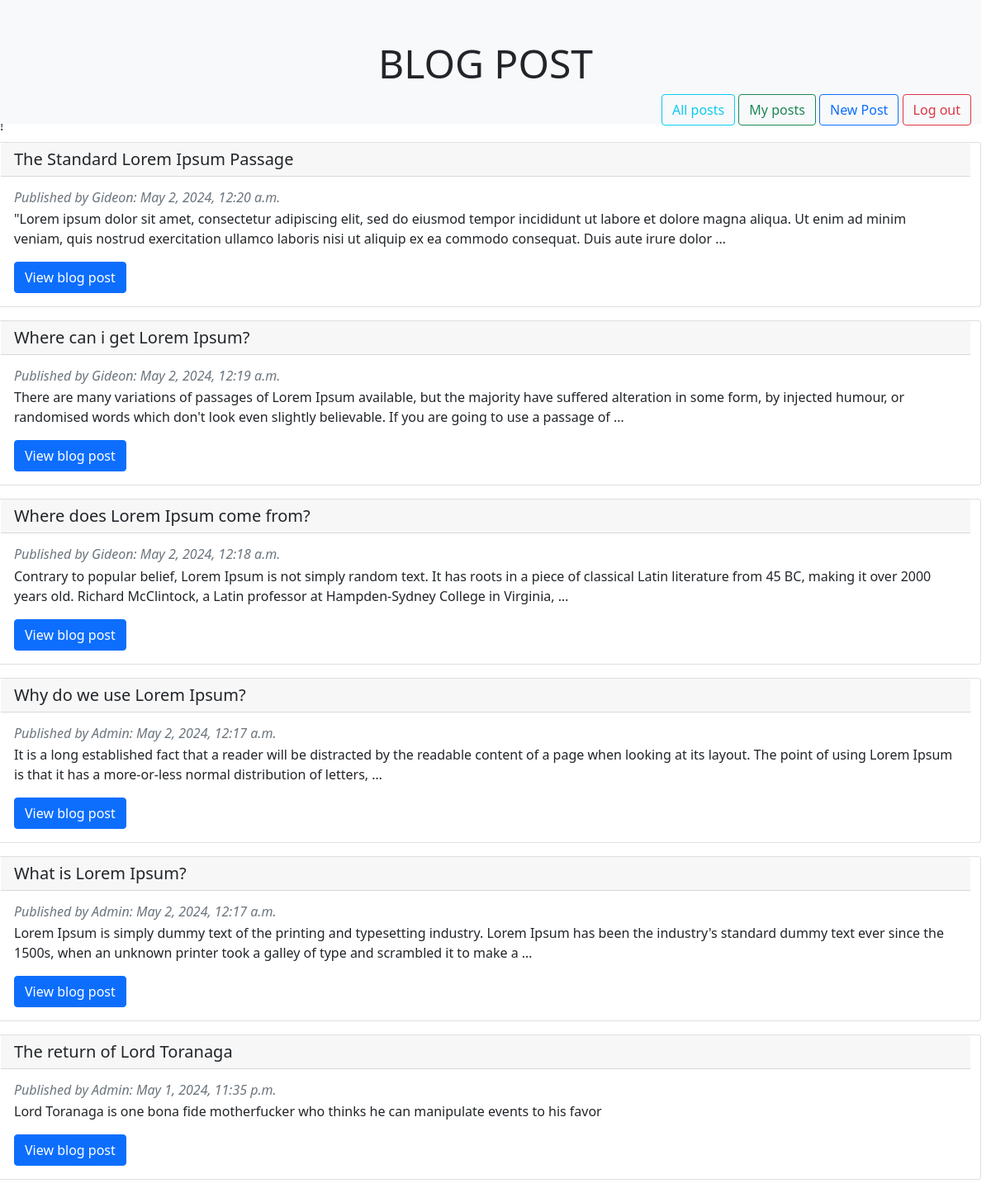
The app's page / (signed in) with its own data.
### blog_app/models.py (models this page shows)
class Blog(models.Model):
    title = models.CharField(max_length=250)
    content = models.TextField()
    author = models.CharField(max_length=200)
    created_date = models.DateTimeField(default=datetime.now, blank=True)

### blog_app/views.py (the view)
# urls.py: path('', views.index, name='index'),
def index(request):
    blogs = Blog.objects.all()
    context = {
    'blogs': blogs
    }
    return render(request, 'index.html', context)

### blog_app/templates/index.html (shortened to what this page needs)
!<!DOCTYPE html>
<!DOCTYPE html>
<html lang="en" dir="ltr">
  <head>
    <link href="https://cdn.jsdelivr.net/npm/bootstrap@5.0.2/dist/css/bootstrap.min.css"
          rel="stylesheet"
          />
  </head>
  <body class="" style="padding-top:140px;">
    {% block header %}
    <div class="row container-flex w-100 text-center justify-content-end bg-light text-dark fixed-top mb-4" style="height:150px">
      <h1 class="display-5 mt-5">BLOG POST</h1>
      <div class="col-auto">
        {% if not user.is_authenticated %}
        <a href={% url 'login' %}><button class="btn btn-outline-primary">Log in</button></a>
        {% else %}
        <a href={% url 'index' %}><button class="btn btn-outline-info">All posts</button></a>
        <a href={% url 'my_posts' %}><button class="btn btn-outline-success">My posts</button></a>
        <a href={% url 'add_post' %}><button class="btn btn-outline-primary">New Post</button></a>
        <a href={% url 'logout' %}><button class="btn btn-outline-danger">Log out</button></a>
        {% endif %}
      </div>
    </div>
    {% endblock %}
    {% block content %}
    <div class="row container-flex mt-2 w-100">
      {% for blog in blogs reversed %}
      <div class="card mb-3">
        <h5 class="card-header">{{blog.title}}</h5>
        <div class="card-body">
          <h6 class="text-muted d-inline"><i>Published by {{blog.author|capfirst}}: {{blog.created_date}}</i></h6>
          <p class="card-text mt-1">{{ blog.content|truncatewords:40 }}</p>
          <a href={% url 'post_detail' blog.id %} class="btn btn-primary">View blog post</a>
        </div>
      </div>
      {% endfor %}
    </div>
    {% endblock %}
  </body>
</html>

### records on screen
Blog: title "The Standard Lorem Ipsum Passage", author "Gideon", created_date "May 2, 2024, 12:20 a.m.", content "\"Lorem ipsum dolor sit amet, consectetur adipiscing elit, sed do eiusmod tempor incididunt ut labore et dolore magna aliqua. Ut enim ad minim veniam, quis nostrud exercitation ullamco laboris nisi ut aliquip ex ea commodo consequat. Duis aute irure dolor …"
Blog: title "Where can i get Lorem Ipsum?", author "Gideon", created_date "May 2, 2024, 12:19 a.m.", content "There are many variations of passages of Lorem Ipsum available, but the majority have suffered alteration in some form, by injected humour, or randomised words which don't look even slightly believable. If you are going to use a passage of …"
Blog: title "Where does Lorem Ipsum come from?", author "Gideon", created_date "May 2, 2024, 12:18 a.m.", content "Contrary to popular belief, Lorem Ipsum is not simply random text. It has roots in a piece of classical Latin literature from 45 BC, making it over 2000 years old. Richard McClintock, a Latin professor at Hampden-Sydney College in Virginia, …"
Blog: title "Why do we use Lorem Ipsum?", author "Admin", created_date "May 2, 2024, 12:17 a.m.", content "It is a long established fact that a reader will be distracted by the readable content of a page when looking at its layout. The point of using Lorem Ipsum is that it has a more-or-less normal distribution of letters, …"
Blog: title "What is Lorem Ipsum?", author "Admin", created_date "May 2, 2024, 12:17 a.m.", content "Lorem Ipsum is simply dummy text of the printing and typesetting industry. Lorem Ipsum has been the industry's standard dummy text ever since the 1500s, when an unknown printer took a galley of type and scrambled it to make a …"
Blog: title "The return of Lord Toranaga", author "Admin", created_date "May 1, 2024, 11:35 p.m.", content "Lord Toranaga is one bona fide motherfucker who thinks he can manipulate events to his favor"
